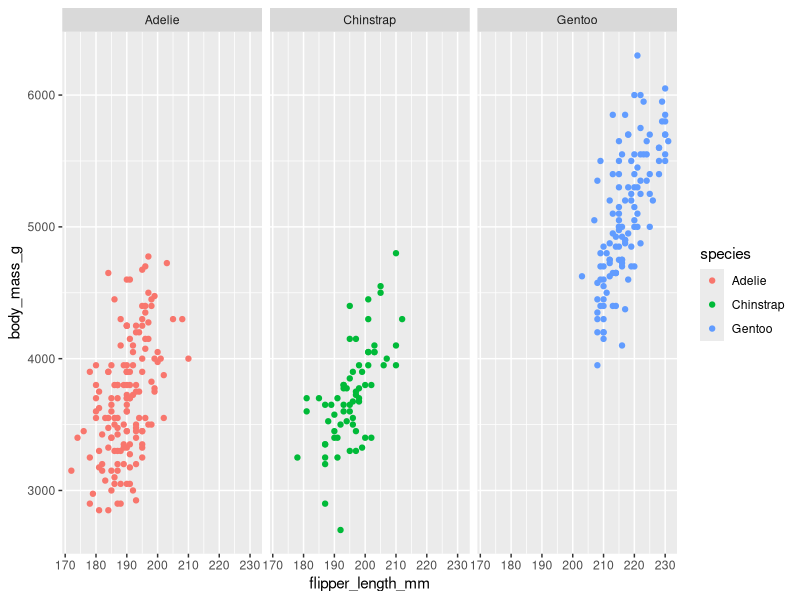
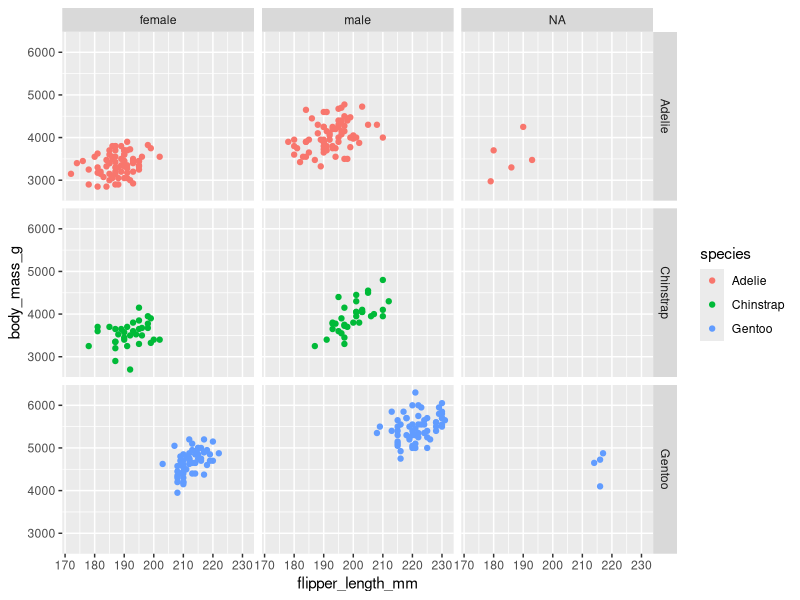

These charts were generated, in order, by the following R code:
library(palmerpenguins)
library(ggplot2)

# facet_wrap A facet is a side or section of an object, like the sides of a
# gemstone. Facets show different sides of your data by placing each subset on 
# its own plot. Faceting can help you discover new patterns in your data and 
# focus on relationships between different variables.
  
graph1<-ggplot(data=penguins, aes(x=flipper_length_mm, y=body_mass_g)) +
  geom_point(aes(color=species))+
  facet_wrap(~species)

#or

ggplot(data=penguins) +
  geom_point(aes(x=flipper_length_mm, y=body_mass_g,color=species))+
  facet_wrap(~species)

#The aes can exist inside the data for define the axis on inside the geom_point

# facet_gridis most useful when you have two discrete variables, and all
# combinations of the variables exist in the data.

ggplot(data=penguins, aes(x=flipper_length_mm, y=body_mass_g)) +
  geom_point(aes(color=species))+
  facet_grid(species~sex)


